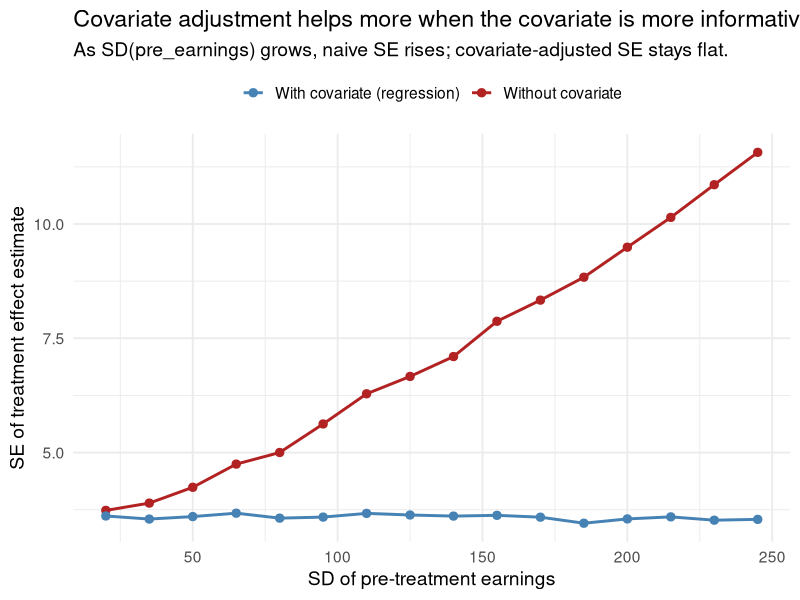
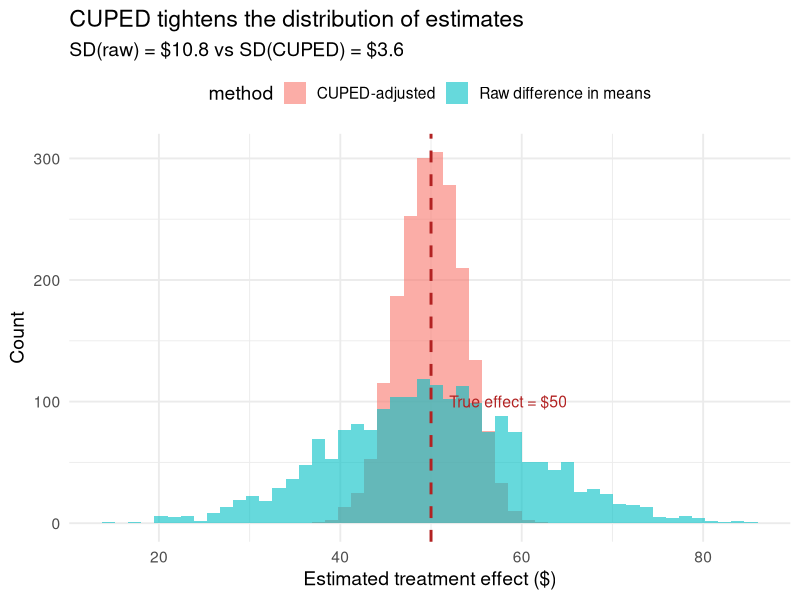
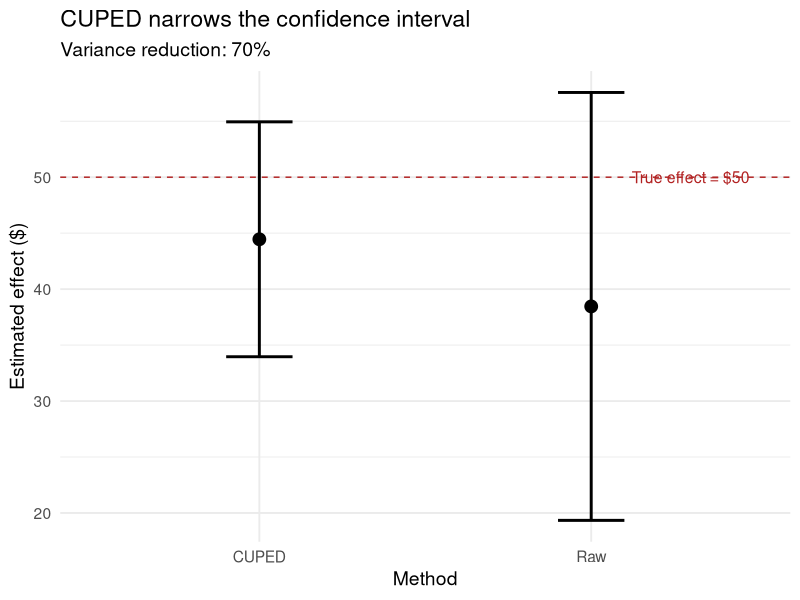

The R source for these figures, in order:
## ---- chunk 1
knitr::opts_chunk$set(
  echo = TRUE, fig.align = "center",
  fig.width = 10, fig.height = 4.2, dpi = 150,
  message = FALSE, warning = FALSE
)
library(tidyverse)
theme_set(theme_minimal(base_size = 14))
set.seed(42)
## ---- chunk 2
n <- 2000
drivers <- tibble(                                     # ~$500/wk baseline; +$50/wk effect
  id = 1:n,
  pre_earnings = rlnorm(n, meanlog = 6.2, sdlog = 0.4),
  notification = rep(c(0, 1), each = n / 2),
  post_earnings = pre_earnings + 50 * notification + rnorm(n, sd = 80)
)
## ---- chunk 3
drivers |>
  group_by(notification) |>
  summarise(mean_earn = mean(post_earnings)) |>
  summarise(ate = mean_earn[notification == 1] - mean_earn[notification == 0])
## ---- chunk 4
fit_simple <- lm(post_earnings ~ notification, data = drivers)
summary(fit_simple)$coefficients |> round(3)
## ---- chunk 5
fit_covar <- lm(post_earnings ~ notification + pre_earnings, data = drivers)
summary(fit_covar)$coefficients |> round(3)
## ---- chunk 6
cat("SE(notification):",
    round(summary(fit_simple)$coefficients[2, 2], 2))
## ---- chunk 7
cat("SE(notification):",
    round(summary(fit_covar)$coefficients[2, 2], 2))
## ---- chunk 8
set.seed(42)
n_per <- 2000
sd_x_grid <- seq(20, 250, by = 15)

results <- map_dfr(sd_x_grid, function(sd_x) {
  pre  <- rnorm(n_per, 500, sd_x)
  D    <- rep(0:1, each = n_per / 2)
  post <- pre + 50 * D + rnorm(n_per, sd = 80)
  tibble(
    sd_x = sd_x,
    `Without covariate`           = summary(lm(post ~ D))$coefficients["D", "Std. Error"],
    `With covariate (regression)` = summary(lm(post ~ D + pre))$coefficients["D", "Std. Error"]
  )
})

results |>
  pivot_longer(-sd_x, names_to = "model", values_to = "SE") |>
  ggplot(aes(sd_x, SE, color = model)) +
  geom_line(linewidth = 1) +
  geom_point(size = 2.5) +
  scale_color_manual(values = c("Without covariate" = "firebrick",
                                "With covariate (regression)" = "steelblue")) +
  labs(title = "Covariate adjustment helps more when the covariate is more informative",
       subtitle = "As SD(pre_earnings) grows, naive SE rises; covariate-adjusted SE stays flat.",
       x = "SD of pre-treatment earnings",
       y = "SE of treatment effect estimate", color = NULL) +
  theme(legend.position = "top")
## ---- chunk 9
drivers <- drivers |>
  mutate(pre_earnings_dm = pre_earnings - mean(pre_earnings))
fit_lin <- lm(post_earnings ~ notification * pre_earnings_dm, data = drivers)
summary(fit_lin)$coefficients |> round(3)
## ---- chunk 10
theta <- cov(drivers$post_earnings, drivers$pre_earnings) /
         var(drivers$pre_earnings)
drivers <- drivers |>
  mutate(y_cuped = post_earnings -
                   theta * (pre_earnings - mean(pre_earnings)))

cat("Var(post_earnings):", round(var(drivers$post_earnings), 0), "\n")
cat("Var(y_cuped):      ", round(var(drivers$y_cuped), 0), "\n")
cat("Variance reduction:",
    round(1 - var(drivers$y_cuped)/var(drivers$post_earnings), 3))
## ---- chunk 11
# CUPED estimate
cuped_est <- mean(drivers$y_cuped[drivers$notification == 1]) -
             mean(drivers$y_cuped[drivers$notification == 0])

# Regression with covariate
reg_est <- coef(fit_covar)["notification"]

cat("CUPED estimate:     ", round(cuped_est, 2), "\n")
cat("Regression estimate:", round(reg_est, 2), "\n")
## ---- chunk 12
sim_cuped <- function(i, use_cuped = FALSE) {
  pre <- rlnorm(2000, meanlog = 6.2, sdlog = 0.4)
  treat <- rep(c(0, 1), each = 1000)
  post <- pre + 50 * treat + rnorm(2000, sd = 80)
  if (use_cuped) {
    th <- cov(post, pre) / var(pre)
    post <- post - th * (pre - mean(pre))
  }
  mean(post[treat == 1]) - mean(post[treat == 0])
}

raw_ests <- map_dbl(1:2000, ~ sim_cuped(.x, FALSE))
cuped_ests <- map_dbl(1:2000, ~ sim_cuped(.x, TRUE))

bind_rows(
  tibble(estimate = raw_ests, method = "Raw difference in means"),
  tibble(estimate = cuped_ests, method = "CUPED-adjusted")
) |>
  ggplot(aes(estimate, fill = method)) +
  geom_histogram(bins = 50, alpha = 0.6, position = "identity") +
  geom_vline(xintercept = 50, linetype = "dashed",
             color = "firebrick", linewidth = 1) +
  annotate("text", x = 52, y = 100, label = "True effect = $50",
           color = "firebrick", hjust = 0, size = 4) +
  labs(title = "CUPED tightens the distribution of estimates",
       subtitle = paste0("SD(raw) = $", round(sd(raw_ests), 1),
                        " vs SD(CUPED) = $", round(sd(cuped_ests), 1)),
       x = "Estimated treatment effect ($)", y = "Count") +
  theme(legend.position = "top")
## ---- chunk 13
# Stratify by pre_earnings tercile
drivers_strat <- drivers |>
  mutate(stratum = ntile(pre_earnings, 3),
         # Within each stratum, assign half to treatment (1) and half to control (0).
         # ave() applies the function group-wise; we feed it row indices and ignore
         # them — the function just returns a shuffled 0/1 vector of the right length.
         notif_strat = ave(1:n(), stratum, FUN = function(x)
           sample(rep(c(0, 1), length.out = length(x)))))

# Post-stratification: add stratum fixed effects
fit_strat <- lm(post_earnings ~ notif_strat + factor(stratum),
                data = drivers_strat)
summary(fit_strat)$coefficients[1:2, ] |> round(3)
## ---- chunk 14
# HC2 standard errors (recommended for experiments)
# Using the sandwich formula manually:
X <- model.matrix(fit_covar)
e <- residuals(fit_covar)
hat_vals <- hatvalues(fit_covar)
meat <- t(X) %*% diag(e^2 / (1 - hat_vals)) %*% X
bread <- solve(t(X) %*% X)
vcov_hc2 <- bread %*% meat %*% bread
se_hc2 <- sqrt(diag(vcov_hc2))

cat("OLS SE: ", round(summary(fit_covar)$coefficients[2, 2], 3), "\n")
cat("HC2 SE: ", round(se_hc2[2], 3), "\n")
## ---- chunk 15
n <- 2000
experiment <- tibble(
  id = 1:n,
  assigned = rep(c(0, 1), each = n / 2),
  # 70% compliance: only 70% of those assigned actually receive notifications
  receives_notif = if_else(assigned == 1, rbinom(n, 1, prob = 0.70), 0L),
  # Effect only for compliers: +$60/wk
  post_earnings = rlnorm(n, meanlog = 6.2, sdlog = 0.4) +
                  60 * receives_notif +
                  rnorm(n, sd = 60)
)
## ---- chunk 16
itt <- experiment |>
  group_by(assigned) |>
  summarise(m = mean(post_earnings)) |>
  pull(m) |> diff()
cat("ITT: $", round(itt, 1))
## ---- chunk 17
compliance_rate <- experiment |>
  filter(assigned == 1) |>
  pull(receives_notif) |> mean()
late <- itt / compliance_rate
cat("LATE: $", round(late, 1),
    "| Compliance:", round(compliance_rate, 2))
## ---- chunk 18
# IV regression (2SLS) gives LATE
fit_iv_first <- lm(receives_notif ~ assigned, data = experiment)
experiment$rec_hat <- fitted(fit_iv_first)
fit_iv_second <- lm(post_earnings ~ rec_hat, data = experiment)

tibble(
  Estimand = c("ITT (OLS on assignment)", "LATE (IV / Wald)",
               "Naive (OLS on actual receipt)"),
  Estimate = c(coef(lm(post_earnings ~ assigned, data = experiment))[2],
               coef(fit_iv_second)[2],
               coef(lm(post_earnings ~ receives_notif,
                       data = experiment))[2]),
  Issue = c("Diluted by non-compliance", "Accounts for non-compliance",
            "BIASED: receipt is endogenous")
) |> knitr::kable(digits = 1)
## ---- chunk 19
n <- 3000
set.seed(123)
ride_data <- tibble(
  driver_id = 1:n,
  city = sample(c("SF", "LA", "NYC", "CHI"), n, replace = TRUE),
  pre_earnings = rlnorm(n, meanlog = 6.2, sdlog = 0.4),
  notification = rep(c(0, 1), each = n / 2),
  # True effect: $50 boost from notification
  post_earnings = pre_earnings * exp(rnorm(n, sd = 0.2)) +
                  50 * notification + rnorm(n, sd = 90)
)

# Raw
raw_effect <- mean(ride_data$post_earnings[ride_data$notification == 1]) -
              mean(ride_data$post_earnings[ride_data$notification == 0])
raw_se <- sqrt(var(ride_data$post_earnings[ride_data$notification == 1]) / (n/2) +
               var(ride_data$post_earnings[ride_data$notification == 0]) / (n/2))

# CUPED
theta_ride <- cov(ride_data$post_earnings, ride_data$pre_earnings) /
              var(ride_data$pre_earnings)
ride_data$y_cuped <- ride_data$post_earnings -
                     theta_ride * (ride_data$pre_earnings -
                                    mean(ride_data$pre_earnings))
cuped_effect <- mean(ride_data$y_cuped[ride_data$notification == 1]) -
                mean(ride_data$y_cuped[ride_data$notification == 0])
cuped_se <- sqrt(var(ride_data$y_cuped[ride_data$notification == 1]) / (n/2) +
                 var(ride_data$y_cuped[ride_data$notification == 0]) / (n/2))

tibble(
  Method = c("Raw", "CUPED"),
  Estimate = c(raw_effect, cuped_effect),
  SE = c(raw_se, cuped_se),
  CI_lower = Estimate - 1.96 * SE,
  CI_upper = Estimate + 1.96 * SE
) |>
  ggplot(aes(Method, Estimate)) +
  geom_point(size = 4) +
  geom_errorbar(aes(ymin = CI_lower, ymax = CI_upper),
                width = 0.2, linewidth = 1) +
  geom_hline(yintercept = 50, linetype = "dashed", color = "firebrick") +
  annotate("text", x = 2.3, y = 50, label = "True effect = $50",
           color = "firebrick", size = 4) +
  labs(title = "CUPED narrows the confidence interval",
       subtitle = paste0("Variance reduction: ",
                        round((1 - cuped_se^2/raw_se^2) * 100), "%"),
       y = "Estimated effect ($)")
## ---- chunk 20
n_studies <- 200
studies <- tibble(
  study_id = 1:n_studies,
  has_pap = rbinom(n_studies, 1, 0.4),
  arm = sample(rep(c("T0", "T1", "T2", "T3"), each = n_studies / 4)),
  # Pre-period: ~42% of hypotheses reported on average
  y_pre = rbeta(n_studies, shape1 = 3, shape2 = 4),
  # Post-period: T0 no change, T1-T3 increase reporting
  effect = case_when(
    arm == "T0" ~ 0,
    arm == "T1" ~ 0.03,
    arm == "T2" ~ 0.06,
    arm == "T3" ~ 0.10
  ),
  y_post = pmin(1, y_pre + effect + rnorm(n_studies, sd = 0.08))
)
## ---- chunk 21
# Reshape to panel (DiD needs long format)
panel <- studies |>
  pivot_longer(c(y_pre, y_post), names_to = "period",
               values_to = "y_report", names_prefix = "y_") |>
  mutate(post = if_else(period == "post", 1, 0))

# Cross-section (post-only) vs DiD (panel + study FE, T0 baseline)
fit_cs  <- lm(y_post ~ arm, data = studies)
fit_did <- lm(y_report ~ factor(study_id) + post * arm, data = panel)
## ---- chunk 22
did_idx <- grep("post:arm", names(coef(fit_did)))
tibble(
  arm    = c("T1 vs T0", "T2 vs T0", "T3 vs T0"),
  truth  = c(0.03, 0.06, 0.10),
  cs     = coef(fit_cs)[2:4],
  cs_se  = sqrt(diag(vcov(fit_cs)))[2:4],
  did    = coef(fit_did)[did_idx],
  did_se = sqrt(diag(vcov(fit_did)))[did_idx]
) |> knitr::kable(digits = 3)
